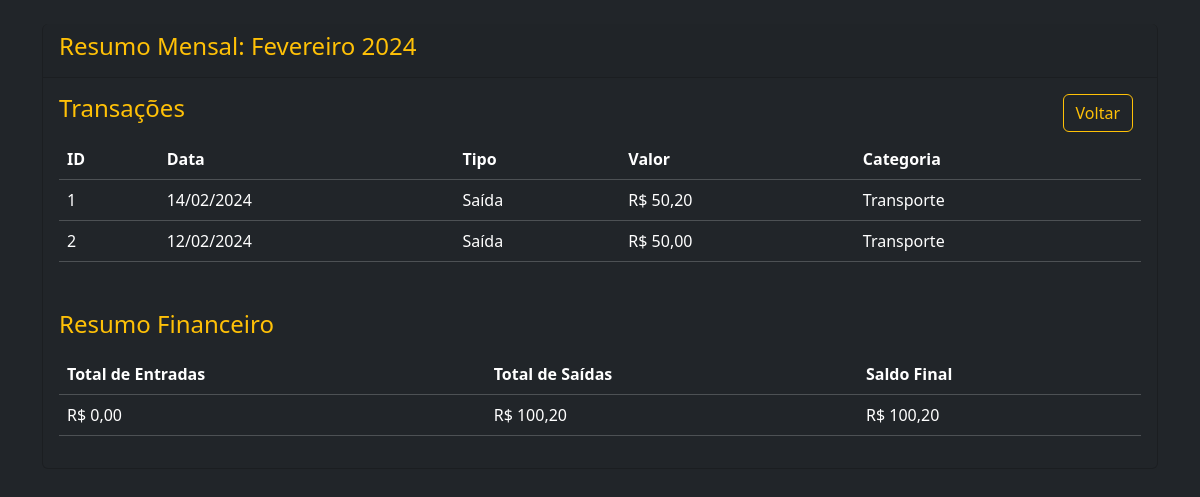
Screenshot of /resumo.php?id=1 with the database file from the repository.
### tables this page shows
CREATE TABLE `mes` (
  `id` int(11) NOT NULL,
  `nome_mes` varchar(20) NOT NULL,
  `ano` char(4) NOT NULL
);

CREATE TABLE `transacao` (
  `id` int(11) NOT NULL,
  `data_transacao` date DEFAULT NULL,
  `tipo` char(1) DEFAULT NULL,
  `descricao` text DEFAULT NULL,
  `valor` decimal(9,2) DEFAULT NULL,
  `categoria_id` int(11) NOT NULL,
  `mes_id` int(11) NOT NULL
);

CREATE TABLE `categoria` (
  `id` int(11) NOT NULL,
  `nome` varchar(20) NOT NULL,
  `descricao` text DEFAULT NULL
);

### resumo.php (the view, shortened to what this page needs)
<?php
require_once('conexao.php');
$mesId = mysqli_real_escape_string($conn, $_GET['id']);
$sqlMes = "
    SELECT
        mes.id AS mes_id,
        mes.nome_mes,
        mes.ano,
        IFNULL(SUM(transacao.valor), 0) AS soma_valor
    FROM
        mes
    LEFT JOIN
        transacao
    ON
        mes.id = transacao.mes_id
    WHERE
        mes.id = '$mesId'
    GROUP BY
        mes.id, mes.nome_mes, mes.ano
";
$queryMes = mysqli_query($conn, $sqlMes);
$resumo = mysqli_fetch_assoc($queryMes);
$sqlTransacoes = "
    SELECT
        transacao.id AS transacao_id,
        DATE_FORMAT(transacao.data_transacao, '%d/%m/%Y') AS data_transacao,
        CASE
            WHEN transacao.tipo = 0 THEN 'Entrada'
            WHEN transacao.tipo = 1 THEN 'Saída'
            ELSE 'Outro'
        END AS tipo_transacao,
        transacao.valor,
        categoria.nome AS categoria_nome
    FROM
        transacao
    LEFT JOIN
        categoria
    ON
        transacao.categoria_id = categoria.id
    WHERE
        transacao.mes_id = '$mesId'
    ORDER BY
        transacao.data_transacao DESC
";
$queryTransacoes = mysqli_query($conn, $sqlTransacoes);
$transacoes = mysqli_fetch_all($queryTransacoes, MYSQLI_ASSOC);
$sqlTotais = "
    SELECT
        SUM(CASE WHEN tipo = 0 THEN valor ELSE 0 END) AS total_entrada,
        SUM(CASE WHEN tipo = 1 THEN valor ELSE 0 END) AS total_saida
    FROM
        transacao
    WHERE
        mes_id = '$mesId'
";
$queryTotais = mysqli_query($conn, $sqlTotais);
$totais = mysqli_fetch_assoc($queryTotais);
?>
<!DOCTYPE html>
<html lang="pt-br">
<head>
    <link href="https://cdn.jsdelivr.net/npm/bootstrap@5.3.3/dist/css/bootstrap.min.css" rel="stylesheet">
    <link rel="stylesheet" href="https://cdn.jsdelivr.net/npm/bootstrap-icons@1.11.3/font/bootstrap-icons.min.css">
</head>
<body class="bg-dark">
    <div class="container mt-4">
        <div class="row">
            <div class="col-md-12">
                <div class="card text-bg-dark text-warning border-top-0">
                    <div class="card-header">
                        <h4>
                            Resumo Mensal: <?php echo $resumo['nome_mes'] . ' ' . $resumo['ano']; ?>
                        </h4>
                    </div>
                    <div class="card-body">
                        <h4>
                            Transações
                            <a href="index.php" class="btn btn-outline-warning float-end me-2">Voltar</a>
                        </h4>
                        <table class="table table-dark mt-3">
                        <thead>
                            <tr>
                                <th>ID</th>
                                <th>Data</th>
                                <th>Tipo</th>
                                <th>Valor</th>
                                <th>Categoria</th>
                            </tr>
                        </thead>
                        <tbody>
                        <?php if (!empty($transacoes)): ?>
                            <?php foreach ($transacoes as $transacao): ?>
                                <tr>
                                    <td><?php echo $transacao['transacao_id']; ?></td>
                                    <td><?php echo $transacao['data_transacao']; ?></td>
                                    <td><?php echo $transacao['tipo_transacao']; ?></td>
                                    <td>R$ <?php echo number_format($transacao['valor'], 2, ','); ?></td>
                                    <td><?php echo $transacao['categoria_nome'] ?? 'Sem categoria'; ?></td>
                                </tr>
                            <?php endforeach; ?>
                        <?php else: ?>
                            <tr>
                                <td colspan="5" class="text-center">Nenhuma transação encontrada para este mês.</td>
                            </tr>
                        <?php endif; ?>
                        </tbody>
                        </table>
                        <h4 class="mt-5">Resumo Financeiro</h4>
                        <table class="table table-dark mt-3">
                            <thead>
                                <tr>
                                    <th>Total de Entradas</th>
                                    <th>Total de Saídas</th>
                                    <th>Saldo Final</th>
                                </tr>
                            </thead>
                            <tbody>
                                <tr>
                                    <td>R$ <?php echo number_format($totais['total_entrada'], 2, ',', '.'); ?></td>
                                    <td>R$ <?php echo number_format($totais['total_saida'], 2, ',', '.'); ?></td>
                                    <td>R$ <?php echo number_format($totais['total_entrada'] + $totais['total_saida'], 2, ',', '.'); ?></td>
                                </tr>
                            </tbody>
                        </table>
                    </div>
                </div>
            </div>
        </div>
    </div>
</body>
</html>

### rows the page displays
mes: nome_mes "Fevereiro", ano "2024"
transacao: id "1", data_transacao "14/02/2024", tipo_transacao "Saída", valor "50,20", categoria.nome "Transporte"
transacao: id "2", data_transacao "12/02/2024", tipo_transacao "Saída", valor "50,00", categoria.nome "Transporte"

### other values shown
$totais['total_entrada'] "0,00"
$totais['total_saida'] "100,20"
$totais['total_entrada'] + $totais['total_saida'] "100,20"
